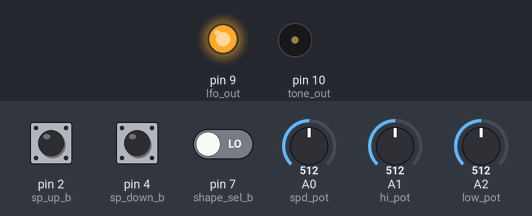
Bench run of a sketch on a simulated Arduino Uno, built with avr-gcc and run on an emulated ATmega328P. Shown: output pins drawn as LEDs (lit = HIGH), buzzer (waves = sounding). The test bench sets the inputs (shaded band); at power-on: pin 7 (shape_sel_b) LOW, A0 (spd_pot) = 512, A1 (hi_pot) = 512, A2 (low_pot) = 512, pin 4 (sp_down_b) LOW, pin 2 (sp_up_b) LOW. Random numbers use the default seed unless the sketch sets one.

Above: at 1.2 s.
1.3 s: pin 7 (shape_sel_b) driven HIGH
At 1.67 s:
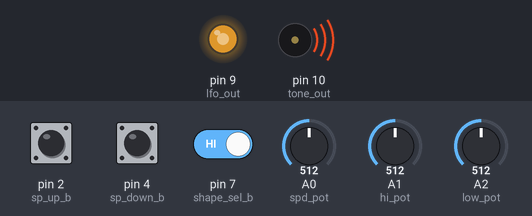
4.3 s: A0 (spd_pot) set to 716
At 4.43 s:
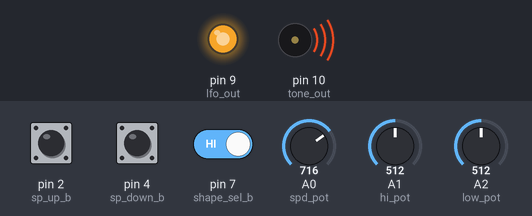
7.3 s: A1 (hi_pot) set to 716
10.3 s: A2 (low_pot) set to 716
At 13.24 s:
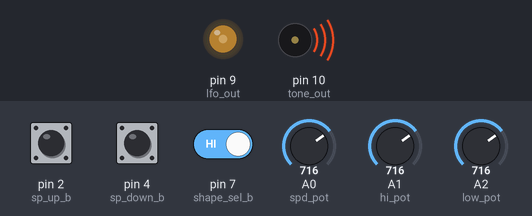
13.3 s: pin 4 (sp_down_b) pulled HIGH for 1 s
Timing chart, 0 to 17.3 s (numbered marks = the images above; inputs shaded):
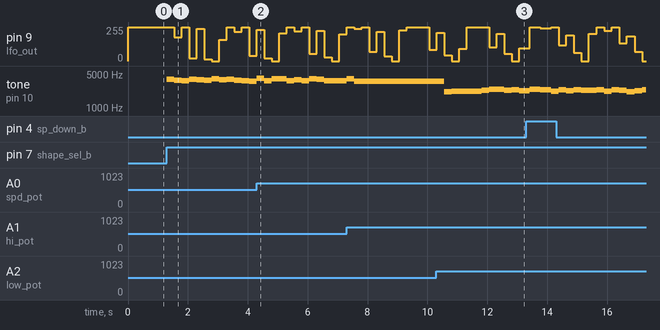

Measured:
- after the input at 10.3 s, tone on pin 10 (tone_out): plays 2156 Hz for 0.25 s, 2196 Hz for 0.25 s, 2221 Hz for 0.25 s, 2208 Hz for 0.25 s, 2194 Hz for 0.25 s, 2338 Hz for 0.25 s … (11 notes in this stretch), starting after 0.27 s

The sketch:

noise_box.ino
```cpp
//========================================================================
//  PROJECT:NOISE BOX
//  AURTHOR:RYAN LISTON
//  TARGET:ARDUINO UNO R3
//  DATE:1/9/2022
//  DESCRIPTION:granular random tone generator
//  FEATURES:
//      generates random tones in granular samples
//      lfo shape generator
//      8 lfo shapes:flat(none)/sine/square/triangle/ramp/saw/pulse/random
//      low tone cutoff control
//      high tone cutoff control
//      lfo speed contol
//      lfo shape select button
//      sample speed (grain length)  control
//  PART LIST (all parts available in the Arduno Starter Kit):
//      1 Arduino Uno R3
//      1 breadboard
//      3 potentiometers
//      3 button switches
//      1 mosfet trasistor
//      1 piezo speaker
//      1 220 ohm resistor
//      3 10k ohm resistors
//      wires
//========================================================================

//PIN DEFINITIONS.........................................................

//analog input
#define spd_pot A0      //sample speed control potentiometer anaolog input @ pin A0
#define hi_pot A1       //high end tone cut off ("low pass filtr") control potentiometer analog input @ pin A1
#define low_pot A2      //low end tone cut off ("low pass filtr") control potentiometer analog input @ pin A2

//analog output
#define lfo_out 9       //lfo pwm output @ pin 9

//digital input
#define sp_down_b 4     //sample speed down  button digital input @ pin 4
#define sp_up_b 2       //sample speed up  button digital input @ pin 2
#define shape_sel_b 7   //lfo shape selector button digital input @ pin 7

//tone output
#define tone_out 10     //tone output @ pin 10

//VARIABLE DECLARATION...............................................................

const float _pi = 3.141593; //constant for pi
unsigned int _low;          //low cuttoff level register
unsigned int _hi;           //high cutoff level register
unsigned int _spd;          //lfo speed level register
unsigned int sp_spd=0;      //sample length (speed) register
unsigned int _count=0;      //lfo clock timer
unsigned int lfo_shape=0;   //lfo shape register
float _volume=0;            //float for calculating lfo shape volume level
unsigned int _vol;          //regiser for lfo shape volume level

//------------------------------------------------------------------------

//INITIALIZE PINS FOR INPUT & OUTPUT

void setup() {
pinMode(low_pot,INPUT);pinMode(hi_pot,INPUT);pinMode(spd_pot,INPUT);pinMode(lfo_out,OUTPUT);
pinMode(shape_sel_b,INPUT);pinMode(sp_down_b,INPUT);pinMode(sp_up_b,INPUT);}

//------------------------------------------------------------------------

//MAIN LOOP......................................................................

void loop() {

//USER INPUT

//read potentiometers
_low=analogRead(low_pot)*7;       //low cuttoff knob
_hi=analogRead(hi_pot)*8;         //high cutoff knob
_spd=(analogRead(spd_pot)/4)+2;   //lfo speed knob

//shape select button
if(digitalRead(shape_sel_b)==HIGH){if (lfo_shape==7){lfo_shape=0;}else{lfo_shape++;}delay(250);}

//sample length down button
if(digitalRead(sp_down_b)==HIGH&&sp_spd<256){sp_spd++;if(sp_spd>256){sp_spd=256;}delay(100);}

//sample length up button
if(digitalRead(sp_up_b)==HIGH&&sp_spd>0){sp_spd--;if(sp_spd<0||sp_spd>512){sp_spd=0;}delay(100);}

//LFO...............................................................

//lfo clock
if (_count<_spd){_count++;}else {_count=0;}

//LFO SHAPES

switch(lfo_shape){

//lfo_shape = 0 = off
case 0:_volume=255;break;

//lfo_shape = 1 = sine
case 1:_volume=128*sin(((2* _pi)/_spd)*_count)+127;break;

//lfo_shape = 2 = square
case 2:if(_count<_spd/2){_volume=255;}else{_volume=0;}break;

//lfo_shape = 3 = trangle
case 3:if(_count<_spd/2){_volume=_count*(256/(_spd+1))*2;}else{_volume=255-(_count*(256/(_spd+1))*2);}break;

//lfo_shape = 4 = saw
case 4:_volume=255-(_count*(255/(_spd+1)));break;

//lfo_shape = 5 = ramp
case 5:_volume=_count*(256/(_spd+1));break;

//lfo_shape = 6 = pulse
case 6:if(_count<(_spd/10)+1){_volume=255;}else{_volume=0;}break;

//lfo_shape = 7 = random
case 7:_volume=random(0,255);break;}

//save current lfo volume level as integer
_vol=_volume;

//PLAY SAMPLE.................................................

analogWrite(lfo_out,_vol);        //send current lfo volume level
tone(tone_out,random(7161-_low,8184-_hi));    //calculate and send tone
delay(sp_spd);          //hold sample for a delay of <sp_speed> long
}
//END MAIN LOOP................................................
//**************************************************************
```
